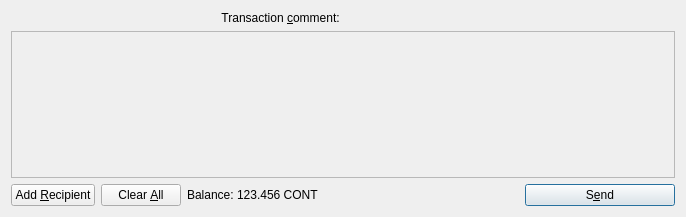
<?xml version="1.0" encoding="UTF-8"?>
<ui version="4.0">
 <class>SendCoinsDialog</class>
 <widget class="QDialog" name="SendCoinsDialog">
  <property name="geometry">
   <rect>
    <x>0</x>
    <y>0</y>
    <width>686</width>
    <height>217</height>
   </rect>
  </property>
  <property name="windowTitle">
   <string>Send Coins</string>
  </property>
  <layout class="QVBoxLayout" name="verticalLayout">
   <item>
    <layout class="QHBoxLayout" name="horizontalLayoutTxComment">
     <property name="spacing">
      <number>0</number>
     </property>
     <item>
      <widget class="QLabel" name="labelTxComment">
       <property name="text">
        <string>Transaction &amp;comment: </string>
       </property>
       <property name="alignment">
        <set>Qt::AlignLeading|Qt::AlignLeft|Qt::AlignRight|Qt::AlignTrailing|Qt::AlignVCenter</set>
       </property>
       <property name="buddy">
        <cstring>editTxComment</cstring>
       </property>
      </widget>
     </item>
     <item>
      <widget class="QValidatedLineEdit" name="editTxComment" native="true">
       <property name="enabled">
        <bool>true</bool>
       </property>
       <property name="toolTip">
        <string>Enter a transaction comment  (MAX 256 Characters) (Note: this information is public)</string>
       </property>
      </widget>
     </item>
    </layout>
   </item>
   <item>
    <widget class="QScrollArea" name="scrollArea">
     <property name="widgetResizable">
      <bool>true</bool>
     </property>
     <widget class="QWidget" name="scrollAreaWidgetContents">
      <property name="geometry">
       <rect>
        <x>0</x>
        <y>0</y>
        <width>666</width>
        <height>145</height>
       </rect>
      </property>
      <layout class="QVBoxLayout" name="verticalLayout_2">
       <property name="leftMargin">
        <number>0</number>
       </property>
       <property name="topMargin">
        <number>0</number>
       </property>
       <property name="rightMargin">
        <number>0</number>
       </property>
       <property name="bottomMargin">
        <number>0</number>
       </property>
       <item>
        <layout class="QVBoxLayout" name="entries">
         <property name="spacing">
          <number>6</number>
         </property>
        </layout>
       </item>
       <item>
        <spacer name="verticalSpacer">
         <property name="orientation">
          <enum>Qt::Vertical</enum>
         </property>
         <property name="sizeHint" stdset="0">
          <size>
           <width>20</width>
           <height>40</height>
          </size>
         </property>
        </spacer>
       </item>
      </layout>
     </widget>
    </widget>
   </item>
   <item>
    <layout class="QHBoxLayout" name="horizontalLayout">
     <item>
      <widget class="QPushButton" name="addButton">
       <property name="toolTip">
        <string>Send to multiple recipients at once</string>
       </property>
       <property name="text">
        <string>Add &amp;Recipient</string>
       </property>
       <property name="icon">
        <iconset resource="../coinconnectpro.qrc">
         <normaloff>:/icons/add</normaloff>:/icons/add</iconset>
       </property>
       <property name="autoDefault">
        <bool>false</bool>
       </property>
      </widget>
     </item>
     <item>
      <widget class="QPushButton" name="clearButton">
       <property name="sizePolicy">
        <sizepolicy hsizetype="Minimum" vsizetype="Fixed">
         <horstretch>0</horstretch>
         <verstretch>0</verstretch>
        </sizepolicy>
       </property>
       <property name="toolTip">
        <string>Remove all transaction fields</string>
       </property>
       <property name="text">
        <string>Clear &amp;All</string>
       </property>
       <property name="icon">
        <iconset resource="../coinconnectpro.qrc">
         <normaloff>:/icons/remove</normaloff>:/icons/remove</iconset>
       </property>
       <property name="autoRepeatDelay">
        <number>300</number>
       </property>
       <property name="autoDefault">
        <bool>false</bool>
       </property>
      </widget>
     </item>
     <item>
      <layout class="QHBoxLayout" name="horizontalLayout_2">
       <property name="spacing">
        <number>3</number>
       </property>
       <item>
        <widget class="QLabel" name="label">
         <property name="text">
          <string>Balance:</string>
         </property>
        </widget>
       </item>
       <item>
        <widget class="QLabel" name="labelBalance">
         <property name="cursor">
          <cursorShape>IBeamCursor</cursorShape>
         </property>
         <property name="text">
          <string>123.456 CONT</string>
         </property>
         <property name="textInteractionFlags">
          <set>Qt::LinksAccessibleByMouse|Qt::TextSelectableByKeyboard|Qt::TextSelectableByMouse</set>
         </property>
        </widget>
       </item>
      </layout>
     </item>
     <item>
      <spacer name="horizontalSpacer">
       <property name="orientation">
        <enum>Qt::Horizontal</enum>
       </property>
       <property name="sizeHint" stdset="0">
        <size>
         <width>40</width>
         <height>20</height>
        </size>
       </property>
      </spacer>
     </item>
     <item>
      <widget class="QPushButton" name="sendButton">
       <property name="minimumSize">
        <size>
         <width>150</width>
         <height>0</height>
        </size>
       </property>
       <property name="toolTip">
        <string>Confirm the send action</string>
       </property>
       <property name="text">
        <string>S&amp;end</string>
       </property>
       <property name="icon">
        <iconset resource="../coinconnectpro.qrc">
         <normaloff>:/icons/send</normaloff>:/icons/send</iconset>
       </property>
       <property name="default">
        <bool>true</bool>
       </property>
      </widget>
     </item>
    </layout>
   </item>
  </layout>
 </widget>
 <customwidgets>
  <customwidget>
   <class>QValidatedLineEdit</class>
   <extends>QWidget</extends>
   <header>qvalidatedlineedit.h</header>
  </customwidget>
 </customwidgets>
 <resources>
  <include location="../coinconnectpro.qrc"/>
 </resources>
 <connections/>
</ui>
